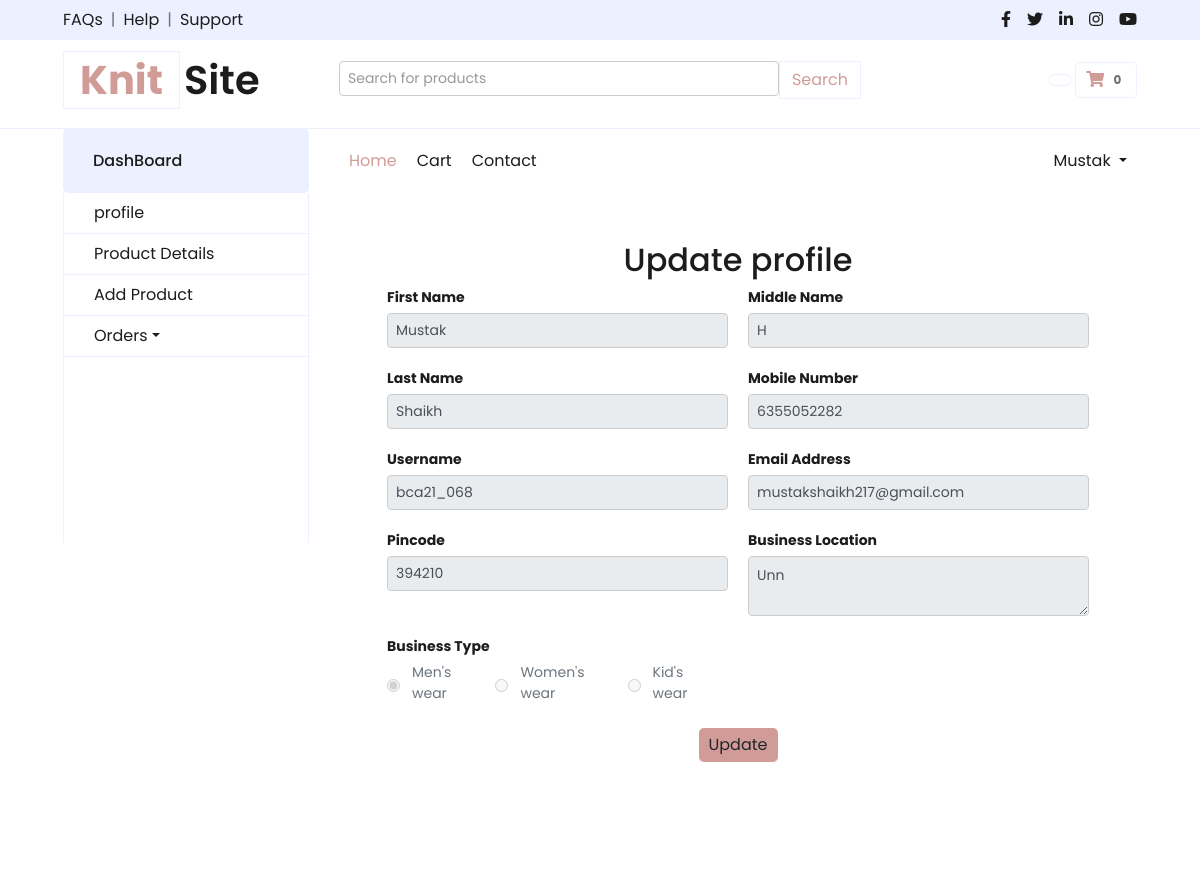
/seller/sellerProfile.php (signed in), run on the app's committed database.
### tables this page shows
CREATE TABLE `sellerregistration` (
  `SellerId` int(11) NOT NULL,
  `SellerFirstName` varchar(30) NOT NULL,
  `SellerMiddleName` varchar(30) NOT NULL,
  `SellerLastName` varchar(30) NOT NULL,
  `MobileNumber` char(10) NOT NULL,
  `EmailAddress` varchar(30) NOT NULL,
  `UserName` varchar(30) NOT NULL,
  `Password` char(32) NOT NULL,
  `BusinessLocation` varchar(50) NOT NULL,
  `Pincode` int(6) NOT NULL,
  `BusinessType` varchar(20) NOT NULL,
  `CreationDate` datetime NOT NULL,
  `status` varchar(1) NOT NULL DEFAULT '1',
  `businessdoc` varchar(256) DEFAULT NULL
);

### seller/sellerProfile.php (the view, shortened to what this page needs)
<?php include_once 'sellerHeader.php'; ?>
<!DOCTYPE html>
<html lang="en">
<head>
</head>
<body class="bg-white text-dark overflow-x-hidden">
    <?php
    $con = new mysqli("localhost", "root", "", "knitsite") or die();
    $sql = " SELECT SellerFirstName,SellerMiddleName,SellerLastName,MobileNumber,EmailAddress,UserName,Password,BusinessLocation,Pincode,BusinessType, businessdoc FROM sellerregistration where UserName=? LIMIT 1";
    if ($stmt = $con->prepare($sql)) {
        $stmt->bind_param("s", $uname);
        $stmt->execute();
        $res = $stmt->get_result();
        $seller_array = $res->fetch_assoc();
        $SellerFirstName = $seller_array["SellerFirstName"];
        $SellerMiddleName = $seller_array["SellerMiddleName"];
        $SellerLastName = $seller_array["SellerLastName"];
        $MobileNumber = $seller_array["MobileNumber"];
        $EmailAddress = $seller_array["EmailAddress"];
        $UserName = $seller_array["UserName"];
        $BusinessLocation = $seller_array["BusinessLocation"];
        $Pincode = $seller_array["Pincode"];
        $BusinessType = $seller_array["BusinessType"];
    }
    ?>
    <form action="updateUser.php" method="post" class="m-5" name="registration-form" onsubmit="return formUpdateValidForm();">
        <div style="text-align: center;">
            <h2 class="mt-3">
                Update profile
            </h2>
        </div>
        <div class="form-container">
            <div class="form-input">
                <label class="form-label">First Name</label>
                <input name="firstname" id="firstname" type="text" class="form-control"
                    value="<?php echo @$SellerFirstName ?>" disabled>
            </div>
            <div class="form-input">
                <label class="form-label">Middle Name</label>
                <input id="mname" name="middlename" type="text" class="form-control"
                    value="<?php echo @$SellerMiddleName ?>" disabled>
            </div>
            <div class="form-input">
                <label class="form-label">Last Name</label>
                <input id="lname" name="lastname" type="text" class="form-control"
                    value="<?php echo @$SellerLastName ?>" disabled>
            </div>
            <div class="form-input">
                <label class="form-label">Mobile Number</label>
                <input id="cno" name="mobileno" type="text" class="form-control" value="<?php echo @$MobileNumber ?>"
                    disabled>
            </div>
            <div class="form-input">
                <label class="form-label">Username</label>
                <input id="email" name="username" type="text" class="form-control" value="<?php echo @$UserName ?>"
                    disabled>
            </div>
            <div class="form-input">
                <label class="form-label">Email Address</label>
                <input id="email" name="email" type="email" class="form-control" value="<?php echo @$EmailAddress ?>"
                    disabled>
            </div>
            <div class="form-input">
                <label class="form-label">Pincode</label>
                <input id="zip" name="pincode" type="text" class="form-control" value="<?php echo @$Pincode ?>"
                    disabled>
            </div>
            <div class="form-input">
                <label class="form-label">Business Location</label>
                <textarea id="address" name="BusinessLocation" class="form-control"
                    disabled><?php echo @$BusinessLocation ?></textarea>
            </div>
            <div class="form-input">
                <label class="form-label">Business Type</label>
                <div class="d-flex gap-3">
                    <div class="form-check">
                        <input class="form-check-input" name="BusinessType" value="mens" type="radio" id="mens" <?php if (isset($BusinessType) && $BusinessType == "mens")
                            echo "checked"; ?> disabled>
                        <label class="form-check-label radio-label">Men's wear</label>
                    </div>
                    <div class="form-check">
                        <input class="form-check-input" name="BusinessType" value="womens" type="radio" id="womens"
                            <?php if (isset($BusinessType) && $BusinessType == "womens")
                                echo "checked"; ?> disabled>
                        <label class="form-check-label radio-label">Women's wear</label>
                    </div>
                    <div class="form-check">
                        <input class="form-check-input" name="BusinessType" value="kids" type="radio" id="kids" <?php if (isset($BusinessType) && $BusinessType == "kids")
                            echo "checked"; ?> disabled>
                        <label class="form-check-label radio-label">Kid's wear</label>
                    </div>
                </div>
            </div>
        </div>
        <div class="d-flex justify-content-center align-items-center mt-3">
            <div class="form-controls pt-2 pb-5">
                <button type="button" id="updateBtn" class="btn btn-primary">Update</button>
            </div>
        </div>
    </form>
</body>
</html>

### head.php (style rules this page uses)
.btn { padding: 5px 10px; border: none; border-radius: 5px; cursor: pointer; transition: background-color 0.3s; }

### seller/sellerProfile.php (style rules this page uses)
.form-container { display: grid; grid-template-columns: repeat(2, minmax(250px, 1fr)); gap: 20px; margin: 0 auto; max-width: 800px; }
.form-input { display: flex; flex-direction: column; }
.form-label { font-weight: bold; margin-bottom: 5px; }
.form-control { padding: 8px; border: 1px solid #ccc; border-radius: 4px; font-size: 14px; }
.form-check { display: flex; align-items: center; margin-right: 10px; }
.radio-label { margin-left: 5px; }
form { font-size: 14px; }

### data on the page
sellerregistration: firstname "Mustak", middlename "H", lastname "Shaikh", mobileno "6355052282", username "bca21_068", email "mustakshaikh217@gmail.com", pincode "394210", BusinessLocation "Unn", BusinessType "☑"

### other printed values
$_SESSION["name"] "Mustak"
